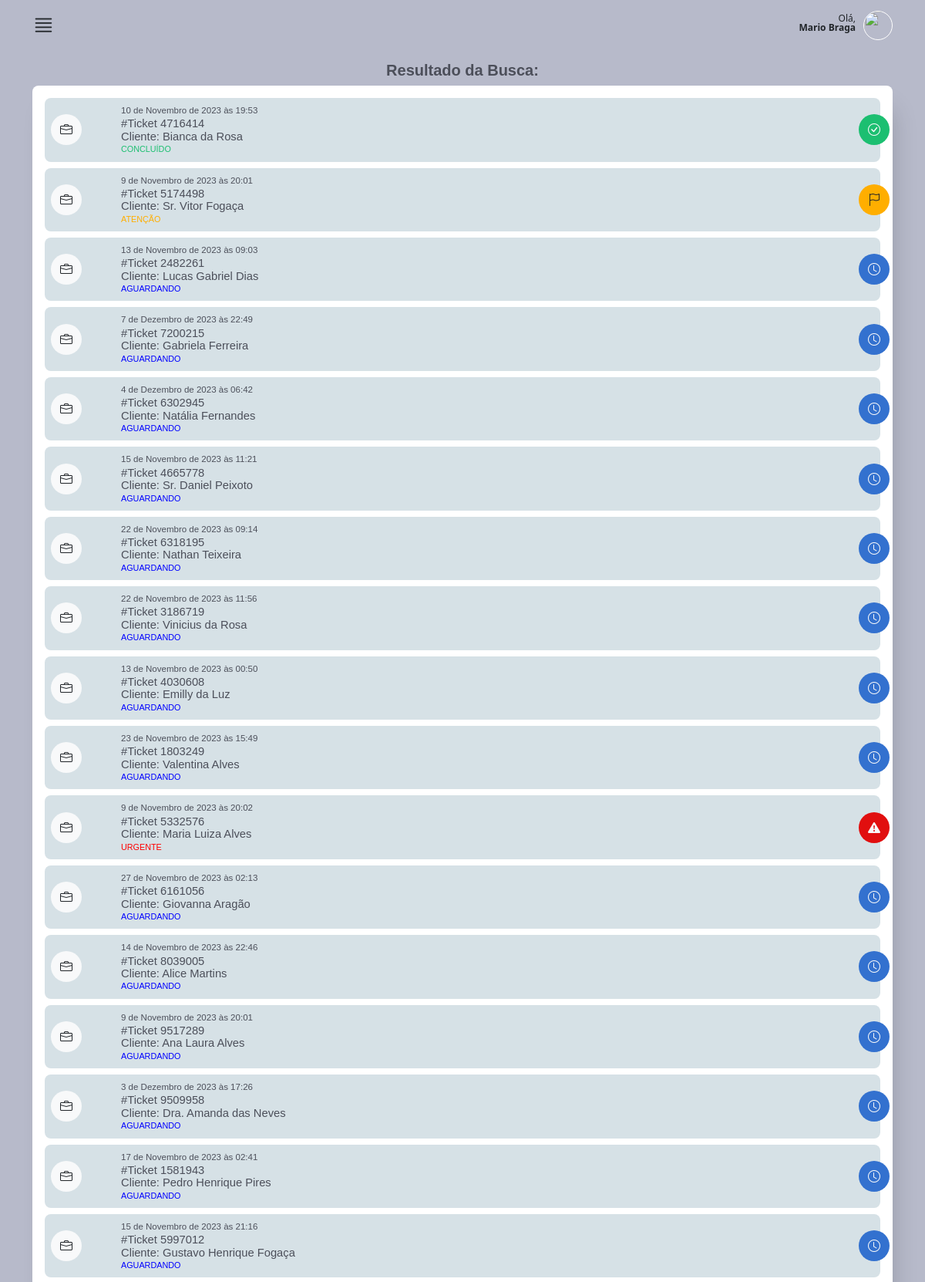
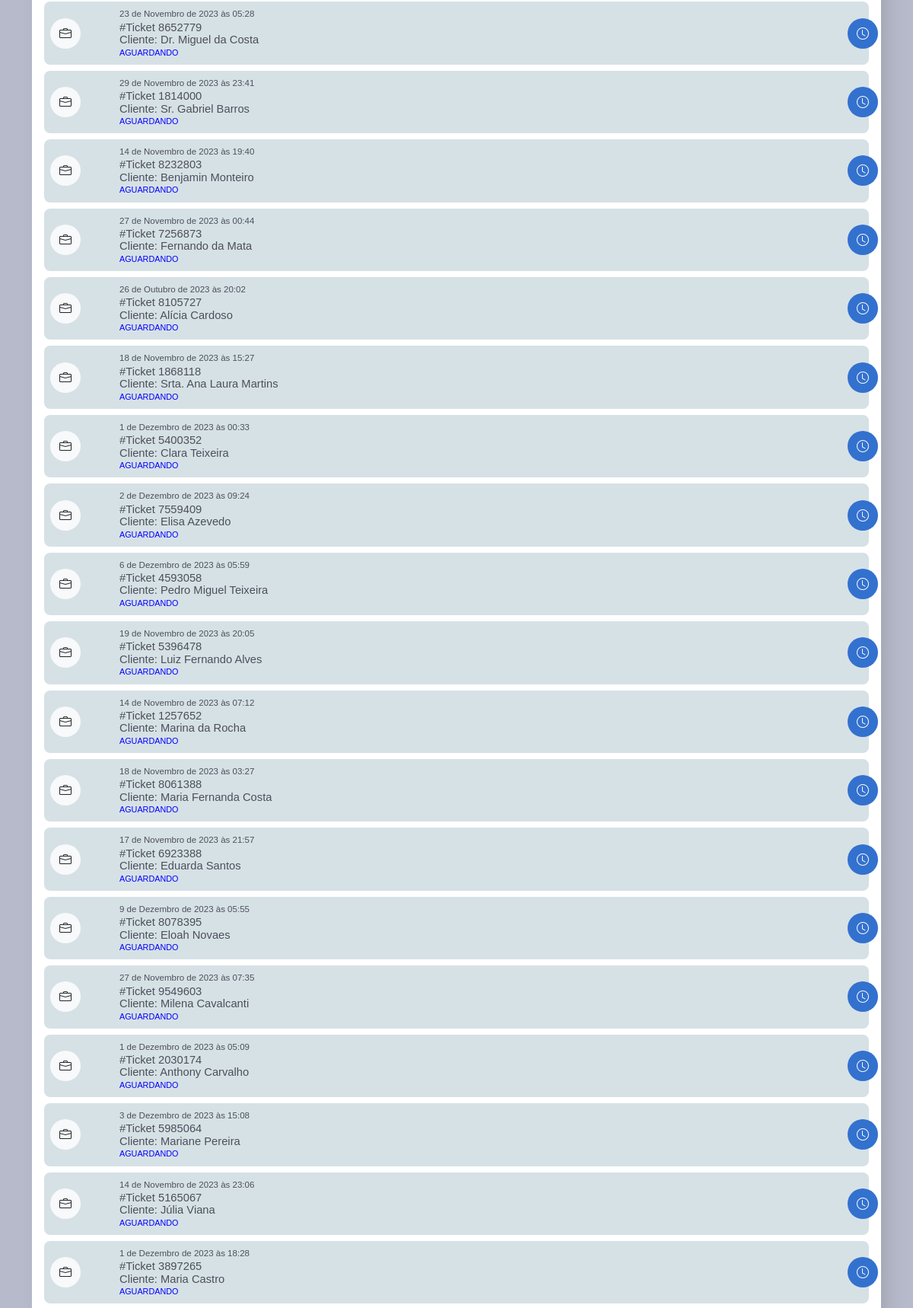
The app's page /main/tela_busca_resultado/ (signed in, upper part) with its own data (2 pictures, top to bottom).
### authentication/models.py (models this page shows, shortened)
class CustomUser(AbstractUser):
    telefone = models.CharField(max_length=15, null=False)
    endereco = models.ForeignKey(
        Endereco, on_delete=models.CASCADE, null=True, default=None
    )
    foto = models.ImageField(upload_to="img/perfil_user/", null=True, blank=True)
    email = models.EmailField(unique=True)

### staff/models.py (models this page shows, shortened)
class OrdemDeServico(models.Model):
    ticket = models.CharField(max_length=200, unique=True)
    tecnico = models.ForeignKey(
        CustomUser, on_delete=models.CASCADE, related_name="ordens_técnico"
    )
    staff = models.ForeignKey(
        CustomUser, on_delete=models.CASCADE, related_name="ordens_staff"
    )
    descricao = models.TextField(max_length=600)
    previsao_chegada = models.DateTimeField(editable=True)
    previsao_execucao = models.DateTimeField(editable=True)
    material = models.CharField(max_length=100, validators=[MinLengthValidator(3)])
    equipamento = models.CharField(max_length=100, validators=[MinLengthValidator(3)])
    data_criacao = models.DateTimeField(auto_now_add=True)
    cliente = models.ForeignKey(Cliente, on_delete=models.CASCADE)
    contrato = models.CharField(max_length=700, null=True, blank=True)
    atividade = models.CharField(max_length=50, choices=ACTIVITY_CHOICES)
    status_tecnico = models.CharField(max_length=50, choices=TECNICAL_CHOICES)
    status = models.CharField(
        max_length=10, choices=STATUS_CHOICES, default="Aguardando"
    )
    atraso_em_minutos = models.CharField(
        max_length=50, null=True, blank=True, choices=ATRASO_CHOICES
    )
    atraso_descricao = models.TextField(max_length=400, null=True, blank=True)
    descricao_reagendamento = models.TextField(max_length=400, null=True, blank=True)
    vezes_reagendada = models.IntegerField(default=0)

class Cliente(models.Model):
    nome = models.CharField(max_length=50, validators=[MinLengthValidator(3)])
    rg = models.CharField(max_length=12, validators=[MinLengthValidator(3)])
    endereco = models.ForeignKey(Endereco, on_delete=models.CASCADE)
    telefone1 = models.CharField(max_length=15, validators=[MinLengthValidator(3)])
    telefone2 = models.CharField(max_length=15, validators=[MinLengthValidator(3)])

### main/views.py (the view, shortened to what this page needs)
@user_passes_test(is_tecnico)
def tela_busca_resultado(request):
    ordens = OrdemDeServico.objects.filter(
        tecnico=request.user,
        status__in=["Atenção", "Urgente", "Aguardando", "Concluído"],
    )
    return render(request, "tela_busca_resultado.html", {"ordens": ordens})

### main/helpers.py (called while the page is built)
def is_tecnico(user):
    return user.groups.filter(name="Técnico").exists()

### main/templates/tela_busca_resultado.html (shortened to what this page needs)
{% extends "base2.html" %}
{%load static%}
{% block rest %}
<section id="oc_lista">
    <div class="container">
      <div class="row">
        <div class="col-10 offset-1 text-center mt-3">
          <h5 class="font-bold color04">Resultado da Busca:</h5>
        </div>
      </div>
      <div class="listas_here box-shadow">
        <div class="tab-content" id="pills-tabContent">
            <div class="tab-pane pt-3 fade show active" id="pills-01" role="tabpanel" aria-labelledby="pills-home-tab" tabindex="0">
        {% if ordens %}
            {% for ordem in ordens %}
              <div class="oc_lista_item">
                <a href="{% url 'os_detail' ordem.id %}" class="a-whole"></a>
                <div class="row">
                    <div class="col-2 col-md-1">
                        <div class="icon bg-light"><i class="bi bi-briefcase text-dark"></i></div>
                    </div>
                    <div class="col-9 col-md-11">
                        <div class="oc_l_data color04 font-light">{{ordem.previsao_chegada}}</div>
                        <div class="oc_l_nome font-medium color04">#Ticket {{ordem.ticket}}</div>
                        <div class="oc_l_nome font-medium color04">Cliente: {{ordem.cliente.nome}}</div>
                        <div class="oc_l_status font-medium {% if ordem.status == 'Urgente' %}color-red{% elif ordem.status == 'Atenção' %}color-yellow{% elif ordem.status == 'Aguardando' %}color-blue{% elif ordem.status == 'Concluído' %}color-green{% endif %}">{{ ordem.status }}</div>
                    </div>
                    {% if ordem.status == "Urgente" %}
                    <div class="status_icon bg05 text-light">
                        <i class="bi bi-exclamation-triangle-fill"></i>
                    </div>
                {% elif ordem.status == "Atenção" %}
                    <div class="status_icon bg06 text-dark">
                        <i class="bi bi-flag"></i>
                    </div>
                {% elif ordem.status == "Aguardando" %}
                    <div class="status_icon bg01 text-light">
                        <i class="bi bi-clock"></i>
                    </div>
                    {% elif ordem.status == "Concluído" %}
                    <div class="status_icon bg02 text-light">
                      <i class="bi bi-check-circle"></i>
                  </div>
                {% endif %}
                </div>
              </div>
              {% endfor %}
            {% endif %}
            </div>
        </div>
    </div>
    </div>
  </section>
{% endblock %}

### main/templates/base2.html (shortened to what this page needs)
{%load static%}
<!DOCTYPE html>
<html lang="en" data-bs-theme="auto">
  <head>
    <link
      rel="stylesheet"
      href="https://cdn.jsdelivr.net/npm/@docsearch/css@3"
    />
    <link
      rel="stylesheet"
      href="https://cdn.jsdelivr.net/npm/bootstrap-icons@1.11.1/font/bootstrap-icons.css"
    />
    <link
      href="{% static 'assets/dist/css/bootstrap.min.css' %}"
      rel="stylesheet"
    />
    <link href="{% static 'assets/css/app_mamminfo.css' %}" rel="stylesheet" />
  </head>
  <body>
    <main class="bg03">
      <header>
        <div class="container">
          <div id="super_menu">
            <div class="row">
              <div class="col-3 text-start">
                <i class="bi bi-justify i_main"></i>
              </div>
              <div class="col-9 text-end">
                <p class="mt-2">
                  Olá,<br />
                  <strong>{{ user.first_name }} {{ user.last_name }}</strong>
                </p>
                <div class="photo_user mt-1">
                  {% if request.user.foto %}
                  <img src="{{ request.user.foto.url }}" alt="User Photo" />
                  {% else %}
                  <img
                    src="https://cdn-icons-png.flaticon.com/512/3106/3106807.png?auto=format&fit=crop&q=80&w=1760&ixlib=rb-4.0.3&ixid=M3wxMjA3fDB8MHxwaG90by1wYWdlfHx8fGVufDB8fHx8fA%3D%3D"
                    alt=""
                  />
                  {% endif %}
                </div>
              </div>
            </div>
          </div>
        </div>
      </header>
      {% block rest %}{% endblock %}
    </main>
  </body>
</html>

### main/templates/static/assets/css/app_mamminfo.css (style rules this page uses)
html { font-family: 'Noto', sans-serif;background: #ced0dc; }
.font-medium { font-family: 'NotoMedium', sans-serif;font-weight: 400; }
.font-bold { font-family: 'NotoBold', sans-serif;font-weight: 600; }
.font-light { font-family: 'NotoLight', sans-serif;font-weight: 300; }
.bg01 { background: #3371cf; }
.bg02 { background: #1cbf71; }
.bg03 { background: #b7baca; }
.bg05 { background: #e10f0f; }
.bg06 { background: #ffae00; }
.color04 { color: #4c4f5a; }
section { height: auto;min-height: 90vh;max-width: 100vw;width: 100%; }
.box-shadow { box-shadow: 10px 20px 32px -12px rgba(0,0,0,.2); }
.a-whole { position: absolute;top: 0;bottom: 0;left: 0;right: 0;width: 100%;height: 100%;z-index: 1;display: block; }
#super_menu { padding: 10px 0;position: relative; }
#super_menu p { font-size: .75rem;line-height: 100%;display: inline-block;margin: 0 10px 0 0; }
#super_menu .i_main { font-size: 1.8rem; }
#super_menu .photo_user { float: right;display: inline-block; }
#super_menu .photo_user img { width: 38px;height: 38px;display: block;border-radius: 38px;object-fit: cover;transform-origin: 50% 50%;border: 1px solid #fff; }
#oc_lista { padding-bottom: 72px; }
#oc_lista .listas_here { background: #fff;border-radius: 8px; }
#oc_lista .tab-pane { padding: 8px 16px; }
#oc_lista .oc_lista_item { background: #d6e1e6;border-radius: 8px;padding: 8px;position: relative;margin-bottom: 8px; }
#oc_lista .oc_lista_item .icon { width: 40px;height: 40px;border-radius: 40px;display: inline-block;text-align: center;line-height: 40px;position: absolute;l: 0;top: 0;bottom: 0;margin: auto; }
#oc_lista .oc_lista_item .oc_l_data { font-size: .72rem; }
#oc_lista .oc_lista_item .oc_l_nome { font-size: .92rem;line-height: 112%;white-space: nowrap;overflow: hidden;text-overflow: ellipsis; }
#oc_lista .oc_lista_item .oc_l_status { font-size: .675rem;text-transform: uppercase; }
#oc_lista .oc_lista_item .status_icon { width: 40px;height: 40px;border-radius: 40px;display: inline-block;text-align: center;line-height: 40px;position: absolute;right: -12px;top: 0;bottom: 0;margin: auto; }

### records on screen
CustomUser: first_name "Mario", last_name "Braga"
OrdemDeServico: previsao_chegada "10 de Novembro de 2023 às 19:53", ticket "4716414", cliente.nome "Bianca da Rosa", status "CONCLUÍDO"
OrdemDeServico: previsao_chegada "9 de Novembro de 2023 às 20:01", ticket "5174498", cliente.nome "Sr. Vitor Fogaça", status "ATENÇÃO"
OrdemDeServico: previsao_chegada "13 de Novembro de 2023 às 09:03", ticket "2482261", cliente.nome "Lucas Gabriel Dias", status "AGUARDANDO"
OrdemDeServico: previsao_chegada "7 de Dezembro de 2023 às 22:49", ticket "7200215", cliente.nome "Gabriela Ferreira", status "AGUARDANDO"
OrdemDeServico: previsao_chegada "4 de Dezembro de 2023 às 06:42", ticket "6302945", cliente.nome "Natália Fernandes", status "AGUARDANDO"
OrdemDeServico: previsao_chegada "15 de Novembro de 2023 às 11:21", ticket "4665778", cliente.nome "Sr. Daniel Peixoto", status "AGUARDANDO"
OrdemDeServico: previsao_chegada "22 de Novembro de 2023 às 09:14", ticket "6318195", cliente.nome "Nathan Teixeira", status "AGUARDANDO"
OrdemDeServico: previsao_chegada "22 de Novembro de 2023 às 11:56", ticket "3186719", cliente.nome "Vinicius da Rosa", status "AGUARDANDO"
OrdemDeServico: previsao_chegada "13 de Novembro de 2023 às 00:50", ticket "4030608", cliente.nome "Emilly da Luz", status "AGUARDANDO"
OrdemDeServico: previsao_chegada "23 de Novembro de 2023 às 15:49", ticket "1803249", cliente.nome "Valentina Alves", status "AGUARDANDO"
OrdemDeServico: previsao_chegada "9 de Novembro de 2023 às 20:02", ticket "5332576", cliente.nome "Maria Luiza Alves", status "URGENTE"
OrdemDeServico: previsao_chegada "27 de Novembro de 2023 às 02:13", ticket "6161056", cliente.nome "Giovanna Aragão", status "AGUARDANDO"
OrdemDeServico: previsao_chegada "14 de Novembro de 2023 às 22:46", ticket "8039005", cliente.nome "Alice Martins", status "AGUARDANDO"
OrdemDeServico: previsao_chegada "9 de Novembro de 2023 às 20:01", ticket "9517289", cliente.nome "Ana Laura Alves", status "AGUARDANDO"
OrdemDeServico: previsao_chegada "3 de Dezembro de 2023 às 17:26", ticket "9509958", cliente.nome "Dra. Amanda das Neves", status "AGUARDANDO"
OrdemDeServico: previsao_chegada "17 de Novembro de 2023 às 02:41", ticket "1581943", cliente.nome "Pedro Henrique Pires", status "AGUARDANDO"
OrdemDeServico: previsao_chegada "15 de Novembro de 2023 às 21:16", ticket "5997012", cliente.nome "Gustavo Henrique Fogaça", status "AGUARDANDO"
OrdemDeServico: previsao_chegada "23 de Novembro de 2023 às 05:28", ticket "8652779", cliente.nome "Dr. Miguel da Costa", status "AGUARDANDO"
OrdemDeServico: previsao_chegada "29 de Novembro de 2023 às 23:41", ticket "1814000", cliente.nome "Sr. Gabriel Barros", status "AGUARDANDO"
OrdemDeServico: previsao_chegada "14 de Novembro de 2023 às 19:40", ticket "8232803", cliente.nome "Benjamin Monteiro", status "AGUARDANDO"
OrdemDeServico: previsao_chegada "27 de Novembro de 2023 às 00:44", ticket "7256873", cliente.nome "Fernando da Mata", status "AGUARDANDO"
OrdemDeServico: previsao_chegada "26 de Outubro de 2023 às 20:02", ticket "8105727", cliente.nome "Alícia Cardoso", status "AGUARDANDO"
OrdemDeServico: previsao_chegada "18 de Novembro de 2023 às 15:27", ticket "1868118", cliente.nome "Srta. Ana Laura Martins", status "AGUARDANDO"
OrdemDeServico: previsao_chegada "1 de Dezembro de 2023 às 00:33", ticket "5400352", cliente.nome "Clara Teixeira", status "AGUARDANDO"
OrdemDeServico: previsao_chegada "2 de Dezembro de 2023 às 09:24", ticket "7559409", cliente.nome "Elisa Azevedo", status "AGUARDANDO"
OrdemDeServico: previsao_chegada "6 de Dezembro de 2023 às 05:59", ticket "4593058", cliente.nome "Pedro Miguel Teixeira", status "AGUARDANDO"
OrdemDeServico: previsao_chegada "19 de Novembro de 2023 às 20:05", ticket "5396478", cliente.nome "Luiz Fernando Alves", status "AGUARDANDO"
OrdemDeServico: previsao_chegada "14 de Novembro de 2023 às 07:12", ticket "1257652", cliente.nome "Marina da Rocha", status "AGUARDANDO"
OrdemDeServico: previsao_chegada "18 de Novembro de 2023 às 03:27", ticket "8061388", cliente.nome "Maria Fernanda Costa", status "AGUARDANDO"
OrdemDeServico: previsao_chegada "17 de Novembro de 2023 às 21:57", ticket "6923388", cliente.nome "Eduarda Santos", status "AGUARDANDO"
OrdemDeServico: previsao_chegada "9 de Dezembro de 2023 às 05:55", ticket "8078395", cliente.nome "Eloah Novaes", status "AGUARDANDO"
OrdemDeServico: previsao_chegada "27 de Novembro de 2023 às 07:35", ticket "9549603", cliente.nome "Milena Cavalcanti", status "AGUARDANDO"
OrdemDeServico: previsao_chegada "1 de Dezembro de 2023 às 05:09", ticket "2030174", cliente.nome "Anthony Carvalho", status "AGUARDANDO"
OrdemDeServico: previsao_chegada "3 de Dezembro de 2023 às 15:08", ticket "5985064", cliente.nome "Mariane Pereira", status "AGUARDANDO"
OrdemDeServico: previsao_chegada "14 de Novembro de 2023 às 23:06", ticket "5165067", cliente.nome "Júlia Viana", status "AGUARDANDO"
OrdemDeServico: previsao_chegada "1 de Dezembro de 2023 às 18:28", ticket "3897265", cliente.nome "Maria Castro", status "AGUARDANDO"
